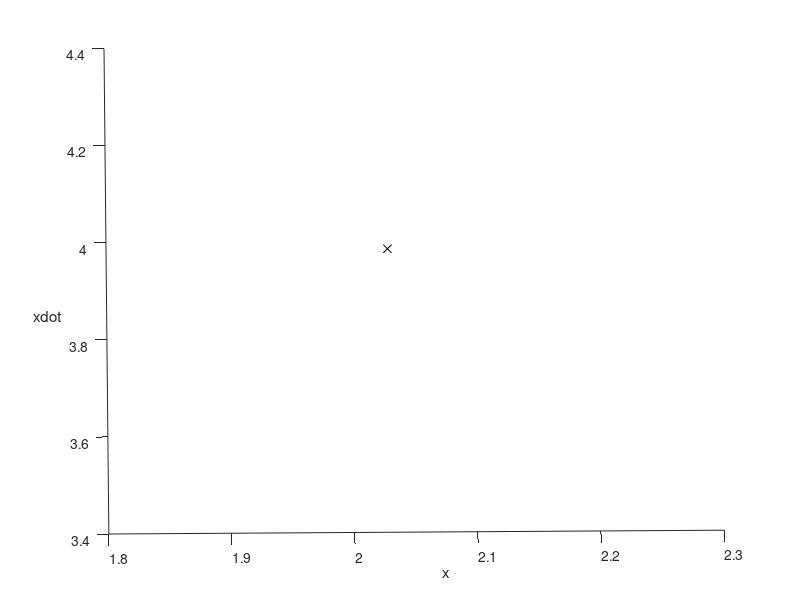

MATLAB code to generate this figure: (Note: this script raises an error after producing the figure.)
% script RR_Sim_Duffing
% A simple RK4 simulation of the Duffing oscillator.
%% Renaissance Repository, https://github.com/tbewley/RR/tree/main/Renaissance_Robotics/RR_chap07
%% Copyright 2024 by Thomas Bewley, published under BSD 3-Clause License.

clear, close all, T=200; h=0.05; x=5*rand(2,1);              % Set up simulation
plot3(x(1),x(2),0,'kx'); view([-0.45 90]); hold on           % Set up plot
xlabel('x'), ylabel('xdot')
for t=0:h:T
   k1=RHS(x,t); k2=RHS(x+h*k1/2,t+h/2); k3=RHS(x+h*k2/2,t+h/2); k4=RHS(x+h*k3,t+h);
   xnew=x+h*(k1/6+k2/3+k3/3+k4/6);
   plot3([xnew(1) x(1)],[xnew(2) x(2)],[t-h,t]); axis([-4.5 4.5 -6 6 t-10 t])
   x=xnew; pause(0.001);
end
%%%%%%%%
function k=RHS(x,t) % Note: the "non-autonomous" Duffing RHS depends explicitly on t.
alpha=-1; beta=0.25; delta=0.1; gamma=2.5; omega=2;  % Define constants for Duffing
k=[x(2); -delta*x(2)-alpha*x(1)-beta*(x(1))^3-gamma*cos(omega*t)];
end
